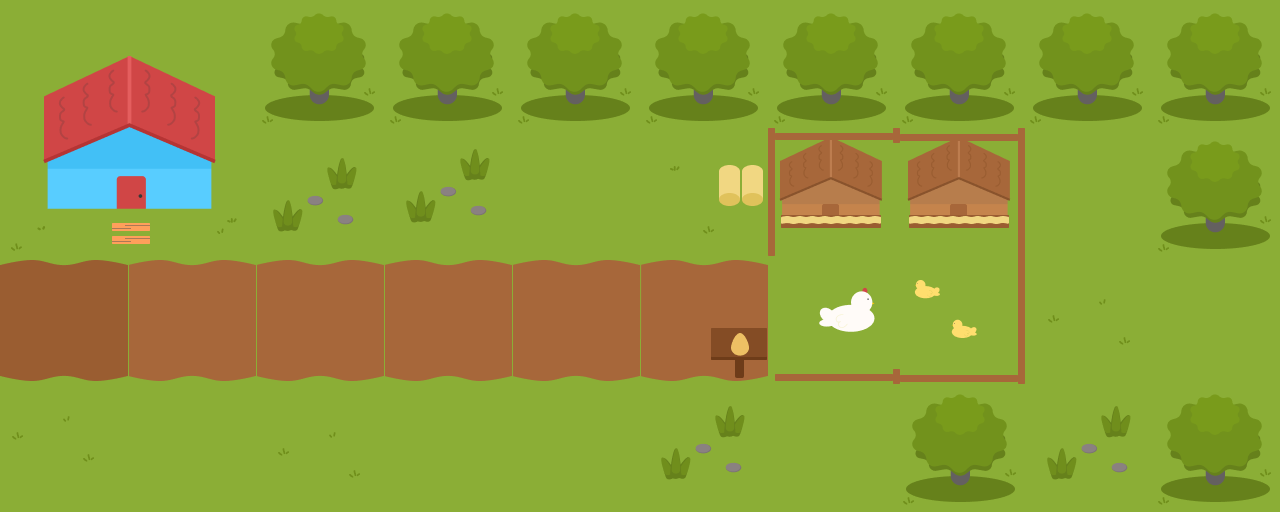

A 2D game scene composited from a Tiled map and its tileset images. What follows is a short description and the map's XML, with every tile layer's data as written:
An orthogonal 10x4 tile map with 128x128 px tiles, 1 tile layer (Tile Layer 1).

<map version="1.10" tiledversion="1.10.2" orientation="orthogonal" renderorder="right-down" width="10" height="4" tilewidth="128" tileheight="128" infinite="0" nextlayerid="2" nextobjectid="1">
 <tileset firstgid="1" name="level1beri" tilewidth="128" tileheight="128" tilecount="40" columns="10">
  <image source="../images/level1beri.png" width="1280" height="512" />
 </tileset>
 <layer id="1" name="Tile Layer 1" width="10" height="4">
  <data encoding="csv">
1,2,3,4,5,6,7,8,9,10,
11,12,13,14,15,16,17,18,19,20,
21,22,23,24,25,26,27,28,29,30,
31,32,33,34,35,36,37,38,39,40
</data>
 </layer>
</map>
